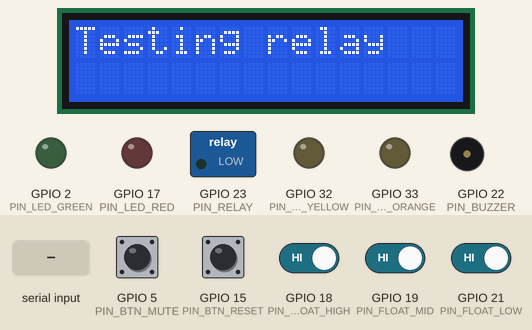
This program was run on a simulated ESP32. Shown: 16×2 character LCD, switched loads named in the program (green lamp = pin HIGH), output pins drawn as LEDs (lit = HIGH), buzzer (waves = sounding). The test bench sets the inputs (shaded band); at power-on: GPIO 5 (PIN_BTN_MUTE), GPIO 15 (PIN_BTN_RESET), GPIO 18 (PIN_FLOAT_HIGH), GPIO 19 (PIN_FLOAT_MID), GPIO 21 (PIN_FLOAT_LOW) HIGH. What the program prints to the serial monitor is not drawn.

Above: at 3.0 s.
At 6.2 s:
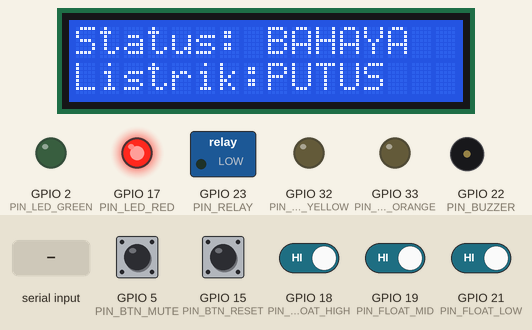
7.1 s: GPIO 5 (PIN_BTN_MUTE) pulled LOW for 0.15 s
At 8.3 s:
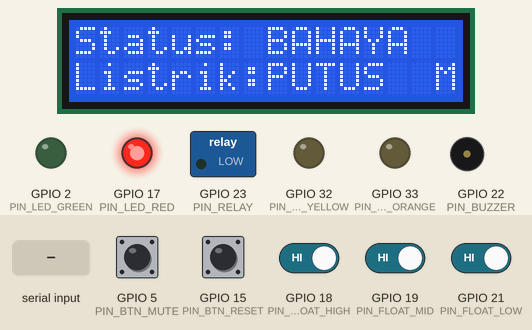
8.7 s: "m" received over Serial
At 9.3 s:
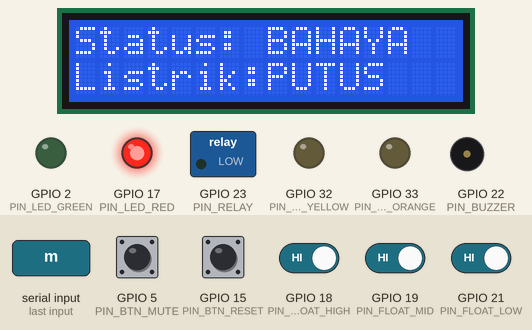
11.1 s: GPIO 18 (PIN_FLOAT_HIGH) driven LOW
At 35.2 s:
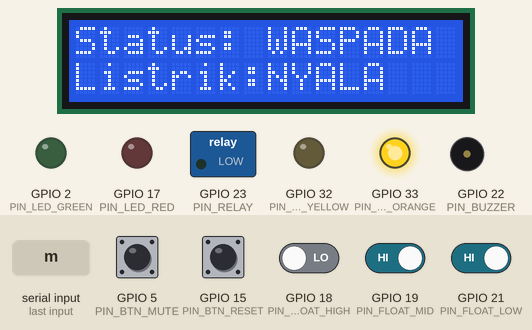
Timing chart, 0 to 36.3 s (numbered marks = the images above; inputs shaded):
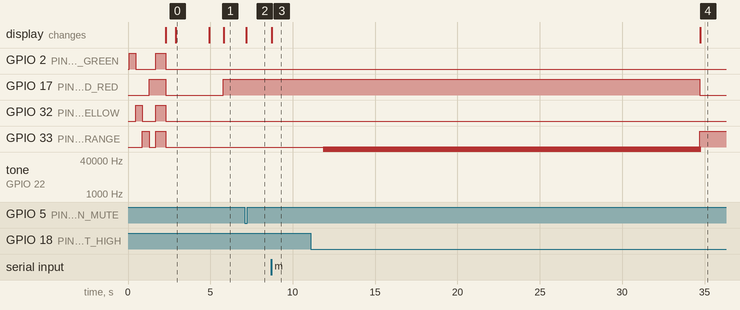

Measured:
- after the input at 7.1 s, the display: changes after 0.08 s (image 2)
- after the input at 8.7 s, the display: changes at once (image 3)
- after the input at 11.1 s, GPIO 17 (PIN_LED_RED): HIGH → LOW after 23.6 s; GPIO 33 (PIN_LED_ORANGE): LOW → HIGH after 23.6 s; tone on GPIO 22 (PIN_BUZZER): silent → 125000 Hz after 0.75 s, → silent 23.0 s later; the display: changes after 23.6 s (image 4)
- what the display in image 0 shows lasts 2.0 s, from 2.9 s to 4.9 s

The program:

main.cpp
```cpp
#include <Arduino.h>
#include <Wire.h>

// Layar status: 0 = tanpa layar, 1 = OLED 0.96" SSD1306, 2 = LCD 16x2 I2C.
#define DISPLAY_TYPE 2

#if DISPLAY_TYPE == 1
#include <Adafruit_GFX.h>
#include <Adafruit_SSD1306.h>
#elif DISPLAY_TYPE == 2
#include <LiquidCrystal_I2C.h>
#endif

// Modul relay umumnya aktif LOW (1). Ubah ke 0 jika relay aktif HIGH.
#define RELAY_ACTIVE_LOW 1

// Modul relay 5V aktif LOW tidak mau lepas kalau diberi HIGH 3,3V dari ESP32.
// Mode open-drain: ON = pin LOW, OFF = pin dilepas (INPUT) sehingga modul
// menarik IN ke 5V sendiri. Ubah ke 0 kalau memakai transistor atau jumper H.
#define RELAY_OPEN_DRAIN 1

// Buzzer 2 kaki tanpa board: aktif HIGH (0).
// Modul buzzer 3 pin (GND/VCC/IO) umumnya aktif LOW: ubah ke 1.
#define BUZZER_ACTIVE_LOW 0

// Arah float switch.
// 1 = saklar tertutup saat pelampung terangkat (terangkat = air naik).
// 0 = saklar tertutup saat pelampung turun. Pakai 0 kalau alat terbaca
//     BAHAYA saat air kosong dan AMAN saat pelampung diangkat.
#define FLOAT_CLOSED_WHEN_UP 0

const uint8_t PIN_FLOAT_LOW = 21;
const uint8_t PIN_FLOAT_MID = 19;
const uint8_t PIN_FLOAT_HIGH = 18;

const uint8_t PIN_LED_GREEN = 2;    // AMAN
const uint8_t PIN_LED_YELLOW = 32;  // SIAGA
const uint8_t PIN_LED_ORANGE = 33;  // WASPADA
const uint8_t PIN_LED_RED = 17;     // BAHAYA

const uint8_t PIN_BUZZER = 22;
const uint8_t PIN_RELAY = 23;
const uint8_t PIN_BTN_MUTE = 5;
const uint8_t PIN_BTN_RESET = 15;

// I2C untuk layar. D21/D22 (pin I2C bawaan) sudah dipakai float 1 dan buzzer.
const uint8_t PIN_I2C_SDA = 25;
const uint8_t PIN_I2C_SCL = 26;
const uint8_t OLED_ADDRESS = 0x3C;
const uint8_t LCD_ADDRESS = 0x27;  // ganti ke 0x3F kalau hasil pindai testing/lcd begitu

const uint32_t FLOAT_DEBOUNCE_MS = 700;
const uint32_t BUTTON_DEBOUNCE_MS = 40;

const char* const LEVEL_NAMES[4] = {"AMAN", "SIAGA", "WASPADA", "BAHAYA"};

struct Step {
  uint16_t ms;
  bool sound;
};

const Step PAT_SIAGA[] = {{120, true}, {4880, false}};
const Step PAT_WASPADA[] = {{100, true}, {120, false}, {100, true}, {2680, false}};
const Step PAT_BAHAYA[] = {{80, true}, {80, false}, {80, true}, {80, false}, {80, true}, {520, false}};
const Step PAT_REJECT[] = {{70, true}, {70, false}, {70, true}, {70, false}, {70, true}, {70, false}, {70, true}, {330, false}};
const Step PAT_CONFIRM[] = {{100, true}, {100, false}, {100, true}, {600, false}};

struct DebouncedInput {
  uint8_t pin;
  bool raw;
  bool stable;
  uint32_t changedAt;
};

enum Feedback {
  FB_NONE,
  FB_REJECT,
  FB_CONFIRM
};

DebouncedInput floats[3] = {
    {PIN_FLOAT_LOW, false, false, 0},
    {PIN_FLOAT_MID, false, false, 0},
    {PIN_FLOAT_HIGH, false, false, 0},
};

DebouncedInput btnMute = {PIN_BTN_MUTE, false, false, 0};
DebouncedInput btnReset = {PIN_BTN_RESET, false, false, 0};

uint8_t level = 0;
bool muted = false;
bool powerLatched = false;

const Step* curPat = nullptr;
uint8_t curLen = 0;
uint8_t curIdx = 0;
uint32_t stepStart = 0;

Feedback feedback = FB_NONE;
uint32_t feedbackStart = 0;
uint32_t feedbackUntil = 0;

void writeBuzzer(bool on) {
#if BUZZER_ACTIVE_LOW
  digitalWrite(PIN_BUZZER, on ? LOW : HIGH);
#else
  digitalWrite(PIN_BUZZER, on ? HIGH : LOW);
#endif
}

void setRelayPower(bool powerOn) {
#if RELAY_ACTIVE_LOW && RELAY_OPEN_DRAIN
  if (powerOn) {
    pinMode(PIN_RELAY, OUTPUT);
    digitalWrite(PIN_RELAY, LOW);
  } else {
    pinMode(PIN_RELAY, INPUT);
  }
#elif RELAY_ACTIVE_LOW
  pinMode(PIN_RELAY, OUTPUT);
  digitalWrite(PIN_RELAY, powerOn ? LOW : HIGH);
#else
  pinMode(PIN_RELAY, OUTPUT);
  digitalWrite(PIN_RELAY, powerOn ? HIGH : LOW);
#endif
}

bool isFloatPin(uint8_t pin) {
  return pin == PIN_FLOAT_LOW || pin == PIN_FLOAT_MID || pin == PIN_FLOAT_HIGH;
}

// Tombol: ditekan = pin LOW.
// Float: tergantung FLOAT_CLOSED_WHEN_UP (lihat bagian atas file).
bool readTriggered(uint8_t pin) {
  bool closed = digitalRead(pin) == LOW;
  if (isFloatPin(pin)) {
#if FLOAT_CLOSED_WHEN_UP
    return closed;
#else
    return !closed;
#endif
  }
  return closed;
}

bool updateDebounced(DebouncedInput& input, uint32_t now, uint32_t debounceMs) {
  bool raw = readTriggered(input.pin);
  if (raw != input.raw) {
    input.raw = raw;
    input.changedAt = now;
  }
  if (input.stable != input.raw && (now - input.changedAt) >= debounceMs) {
    input.stable = input.raw;
    return true;
  }
  return false;
}

const char* levelName(uint8_t value) {
  if (value > 3) return "?";
  return LEVEL_NAMES[value];
}

void applySound(bool on) {
  if (muted) on = false;
  writeBuzzer(on);
}

void startPattern(const Step* pattern, uint8_t length) {
  curPat = pattern;
  curLen = length;
  curIdx = 0;
  stepStart = millis();
  applySound(length > 0 ? pattern[0].sound : false);
}

void updateBuzzer(uint32_t now) {
  if (curPat == nullptr || curLen == 0) return;
  while ((uint32_t)(now - stepStart) >= curPat[curIdx].ms) {
    stepStart += curPat[curIdx].ms;
    curIdx++;
    if (curIdx >= curLen) curIdx = 0;
    applySound(curPat[curIdx].sound);
  }
}

void applyRelay() {
  bool powerOn = !powerLatched;
  setRelayPower(powerOn);
}

void displayLeds(uint32_t now) {
  bool green = false;
  bool yellow = false;
  bool orange = false;
  bool red = false;

  if (feedback == FB_REJECT) {
    red = ((now - feedbackStart) / 120) % 2 == 0;
  } else if (feedback == FB_CONFIRM) {
    green = true;
  } else if (powerLatched && level < 3) {
    red = true;
  } else {
    green = level == 0;
    yellow = level == 1;
    orange = level == 2;
    red = level == 3;
  }

  digitalWrite(PIN_LED_GREEN, green ? HIGH : LOW);
  digitalWrite(PIN_LED_YELLOW, yellow ? HIGH : LOW);
  digitalWrite(PIN_LED_ORANGE, orange ? HIGH : LOW);
  digitalWrite(PIN_LED_RED, red ? HIGH : LOW);
}

void selectPattern() {
  if (feedback != FB_NONE) return;
  if (powerLatched && level < 3) {
    startPattern(PAT_BAHAYA, sizeof(PAT_BAHAYA) / sizeof(PAT_BAHAYA[0]));
    return;
  }
  switch (level) {
    case 1:
      startPattern(PAT_SIAGA, sizeof(PAT_SIAGA) / sizeof(PAT_SIAGA[0]));
      break;
    case 2:
      startPattern(PAT_WASPADA, sizeof(PAT_WASPADA) / sizeof(PAT_WASPADA[0]));
      break;
    case 3:
      startPattern(PAT_BAHAYA, sizeof(PAT_BAHAYA) / sizeof(PAT_BAHAYA[0]));
      break;
    default:
      startPattern(nullptr, 0);
      break;
  }
}

void startFeedback(Feedback type) {
  feedback = type;
  feedbackStart = millis();
  feedbackUntil = feedbackStart + 900;
  if (type == FB_REJECT) {
    startPattern(PAT_REJECT, sizeof(PAT_REJECT) / sizeof(PAT_REJECT[0]));
  } else {
    startPattern(PAT_CONFIRM, sizeof(PAT_CONFIRM) / sizeof(PAT_CONFIRM[0]));
  }
}

void updateFeedback(uint32_t now) {
  if (feedback != FB_NONE && (int32_t)(now - feedbackUntil) >= 0) {
    feedback = FB_NONE;
    selectPattern();
  }
}

void onLevelChanged(uint8_t newLevel) {
  level = newLevel;

  if (level == 3 && !powerLatched) {
    powerLatched = true;
    applyRelay();
    Serial.print("[LISTRIK] ");
    Serial.print(levelName(level));
    Serial.println(" - lampu dimatikan");
  }

  // Float tertinggi sudah lepas: listrik langsung dinyalakan lagi tanpa RESET.
  // LED dan buzzer otomatis mengikuti level saat ini lewat selectPattern/displayLeds.
  if (level < 3 && powerLatched) {
    powerLatched = false;
    applyRelay();
    Serial.print("[LISTRIK] air turun ke ");
    Serial.print(levelName(level));
    Serial.println(" - lampu dinyalakan kembali");
  }

  selectPattern();

  Serial.print("[LEVEL] ");
  Serial.println(levelName(level));
}

void setMuted(bool value) {
  muted = value;
  if (curLen > 0) {
    applySound(curPat[curIdx].sound);
  } else {
    applySound(false);
  }
  Serial.println(muted ? "[MUTE] suara dimatikan" : "[MUTE] suara dinyalakan");
}

void requestReset() {
  if (!powerLatched) {
    startFeedback(FB_CONFIRM);
    Serial.println("[RESET] listrik sudah menyala");
    return;
  }
  if (level != 0) {
    startFeedback(FB_REJECT);
    Serial.print("[RESET] ditolak, air masih level ");
    Serial.println(levelName(level));
    return;
  }
  powerLatched = false;
  applyRelay();
  startFeedback(FB_CONFIRM);
  Serial.println("[RESET] air aman, listrik dinyalakan kembali");
}

void updateInputs(uint32_t now) {
  bool floatChanged = false;
  for (uint8_t i = 0; i < 3; i++) {
    if (updateDebounced(floats[i], now, FLOAT_DEBOUNCE_MS)) floatChanged = true;
  }

  if (floatChanged) {
    uint8_t newLevel = 0;
    if (floats[2].stable) {
      newLevel = 3;
    } else if (floats[1].stable) {
      newLevel = 2;
    } else if (floats[0].stable) {
      newLevel = 1;
    }
    if (newLevel != level) onLevelChanged(newLevel);
  }

  if (updateDebounced(btnMute, now, BUTTON_DEBOUNCE_MS) && btnMute.stable) {
    setMuted(!muted);
  }
  if (updateDebounced(btnReset, now, BUTTON_DEBOUNCE_MS) && btnReset.stable) {
    requestReset();
  }
}

void printStatus() {
  Serial.print("Level=");
  Serial.print(levelName(level));
  Serial.print(" Float=");
  Serial.print(floats[0].stable ? '1' : '0');
  Serial.print(floats[1].stable ? '1' : '0');
  Serial.print(floats[2].stable ? '1' : '0');
  Serial.print(" Mute=");
  Serial.print(muted ? "ON" : "OFF");
  Serial.print(" Listrik=");
  Serial.println(powerLatched ? "PUTUS" : "NYALA");
}

void handleSerial() {
  while (Serial.available() > 0) {
    int c = Serial.read();
    if (c == 'm' || c == 'M') {
      setMuted(!muted);
    } else if (c == 'r' || c == 'R') {
      requestReset();
    } else if (c == '?') {
      printStatus();
    }
  }
}

// Tes komponen saat boot: tiap LED menyala bergantian, buzzer bunyi,
// lalu relay diklik sekali. Ubah ke 0 untuk mematikan tes ini.
#define SELF_TEST_ON_BOOT 1

void testBuzzer(bool on) {
  writeBuzzer(on);
}

void testRelay(bool powerOn) {
  setRelayPower(powerOn);
}

// Tulisan dua baris di layar, dipakai saat tes komponen.
void showMessage(const char* line1, const char* line2);

void selfTest() {
  const uint8_t leds[4] = {PIN_LED_GREEN, PIN_LED_YELLOW, PIN_LED_ORANGE, PIN_LED_RED};
  const char* const ledNames[4] = {"hijau", "kuning", "orange", "merah"};

  Serial.println("[TES] mulai tes komponen");
  showMessage("Testing LED", "");

  for (uint8_t i = 0; i < 4; i++) {
    Serial.print("[TES] LED ");
    Serial.println(ledNames[i]);
    digitalWrite(leds[i], HIGH);
    delay(400);
    digitalWrite(leds[i], LOW);
  }

  Serial.println("[TES] semua LED");
  for (uint8_t i = 0; i < 4; i++) digitalWrite(leds[i], HIGH);
  delay(600);
  for (uint8_t i = 0; i < 4; i++) digitalWrite(leds[i], LOW);

  showMessage("Testing buzzer", "");
  Serial.println("[TES] buzzer");
  for (uint8_t i = 0; i < 2; i++) {
    testBuzzer(true);
    delay(150);
    testBuzzer(false);
    delay(150);
  }

  showMessage("Testing relay", "");
  Serial.println("[TES] relay nyala (lampu menyala)");
  testRelay(true);
  delay(1000);
  Serial.println("[TES] relay mati (lampu mati)");
  testRelay(false);
  delay(1000);

  Serial.println("[TES] selesai");
  showMessage("Tes selesai", "");
  delay(800);
}

#if DISPLAY_TYPE == 1
Adafruit_SSD1306 oled(128, 64, &Wire, -1);
bool displayReady = false;
#elif DISPLAY_TYPE == 2
LiquidCrystal_I2C lcd(LCD_ADDRESS, 16, 2);
bool displayReady = false;
#endif

int16_t shownState = -1;

void setupDisplay() {
#if DISPLAY_TYPE != 0
  Wire.begin(PIN_I2C_SDA, PIN_I2C_SCL);
#endif
#if DISPLAY_TYPE == 1
  displayReady = oled.begin(SSD1306_SWITCHCAPVCC, OLED_ADDRESS);
  if (!displayReady) Serial.println("[LAYAR] OLED tidak ditemukan, lanjut tanpa layar");
#elif DISPLAY_TYPE == 2
  Wire.beginTransmission(LCD_ADDRESS);
  displayReady = Wire.endTransmission() == 0;
  if (displayReady) {
    lcd.init();
    lcd.backlight();
  } else {
    Serial.println("[LAYAR] LCD tidak ditemukan, lanjut tanpa layar");
  }
#endif
}

// Gambar ulang hanya kalau level, mute, atau status listrik berubah.
void updateDisplay() {
#if DISPLAY_TYPE != 0
  if (!displayReady) return;
  int16_t state = level | (muted ? 0x10 : 0) | (powerLatched ? 0x20 : 0);
  if (state == shownState) return;
  shownState = state;

  const char* power = powerLatched ? "PUTUS" : "NYALA";
#endif

#if DISPLAY_TYPE == 1
  oled.clearDisplay();
  oled.setTextColor(SSD1306_WHITE);
  oled.setTextSize(1);
  oled.setCursor(0, 0);
  oled.print("Status air:");
  oled.setTextSize(2);
  oled.setCursor(0, 18);
  oled.print(levelName(level));
  oled.setTextSize(1);
  oled.setCursor(0, 44);
  oled.print("Listrik: ");
  oled.print(power);
  oled.setCursor(0, 55);
  oled.print("Suara  : ");
  oled.print(muted ? "MUTE" : "ON");
  oled.display();
#elif DISPLAY_TYPE == 2
  lcd.clear();
  lcd.setCursor(0, 0);
  lcd.print("Status: ");
  lcd.print(levelName(level));
  lcd.setCursor(0, 1);
  lcd.print("Listrik:");
  lcd.print(power);
  if (muted) {
    lcd.setCursor(15, 1);
    lcd.print("M");
  }
#endif
}

void showMessage(const char* line1, const char* line2) {
#if DISPLAY_TYPE == 1
  if (!displayReady) return;
  oled.clearDisplay();
  oled.setTextColor(SSD1306_WHITE);
  oled.setTextSize(1);
  oled.setCursor(0, 20);
  oled.print(line1);
  oled.setCursor(0, 36);
  oled.print(line2);
  oled.display();
#elif DISPLAY_TYPE == 2
  if (!displayReady) return;
  lcd.clear();
  lcd.setCursor(0, 0);
  lcd.print(line1);
  lcd.setCursor(0, 1);
  lcd.print(line2);
#else
  (void)line1;
  (void)line2;
#endif
}

void setup() {
  Serial.begin(115200);

  pinMode(PIN_BUZZER, OUTPUT);
  writeBuzzer(false);

  pinMode(PIN_LED_GREEN, OUTPUT);
  pinMode(PIN_LED_YELLOW, OUTPUT);
  pinMode(PIN_LED_ORANGE, OUTPUT);
  pinMode(PIN_LED_RED, OUTPUT);
  digitalWrite(PIN_LED_GREEN, LOW);
  digitalWrite(PIN_LED_YELLOW, LOW);
  digitalWrite(PIN_LED_ORANGE, LOW);
  digitalWrite(PIN_LED_RED, LOW);

  setRelayPower(false);

  pinMode(PIN_FLOAT_LOW, INPUT_PULLUP);
  pinMode(PIN_FLOAT_MID, INPUT_PULLUP);
  pinMode(PIN_FLOAT_HIGH, INPUT_PULLUP);
  pinMode(PIN_BTN_MUTE, INPUT_PULLUP);
  pinMode(PIN_BTN_RESET, INPUT_PULLUP);

  // Layar disiapkan sebelum tes supaya tulisan tes bisa tampil.
  setupDisplay();

#if SELF_TEST_ON_BOOT
  selfTest();
#endif

  delay(50);

  for (uint8_t i = 0; i < 3; i++) {
    bool triggered = readTriggered(floats[i].pin);
    floats[i].raw = triggered;
    floats[i].stable = triggered;
    floats[i].changedAt = millis();
  }
  btnMute.raw = readTriggered(btnMute.pin);
  btnMute.stable = btnMute.raw;
  btnMute.changedAt = millis();
  btnReset.raw = readTriggered(btnReset.pin);
  btnReset.stable = btnReset.raw;
  btnReset.changedAt = millis();

  if (floats[2].stable) {
    level = 3;
  } else if (floats[1].stable) {
    level = 2;
  } else if (floats[0].stable) {
    level = 1;
  } else {
    level = 0;
  }

  if (level == 3) powerLatched = true;
  applyRelay();
  selectPattern();
  displayLeds(millis());

  updateDisplay();

  Serial.println("Sistem deteksi banjir siap");
  Serial.println("Perintah serial: m = mute, r = reset, ? = status");

}

void loop() {
  uint32_t now = millis();

  updateInputs(now);
  updateBuzzer(now);
  updateFeedback(now);
  displayLeds(now);
  handleSerial();
  updateDisplay();

  delay(5);
}
```
